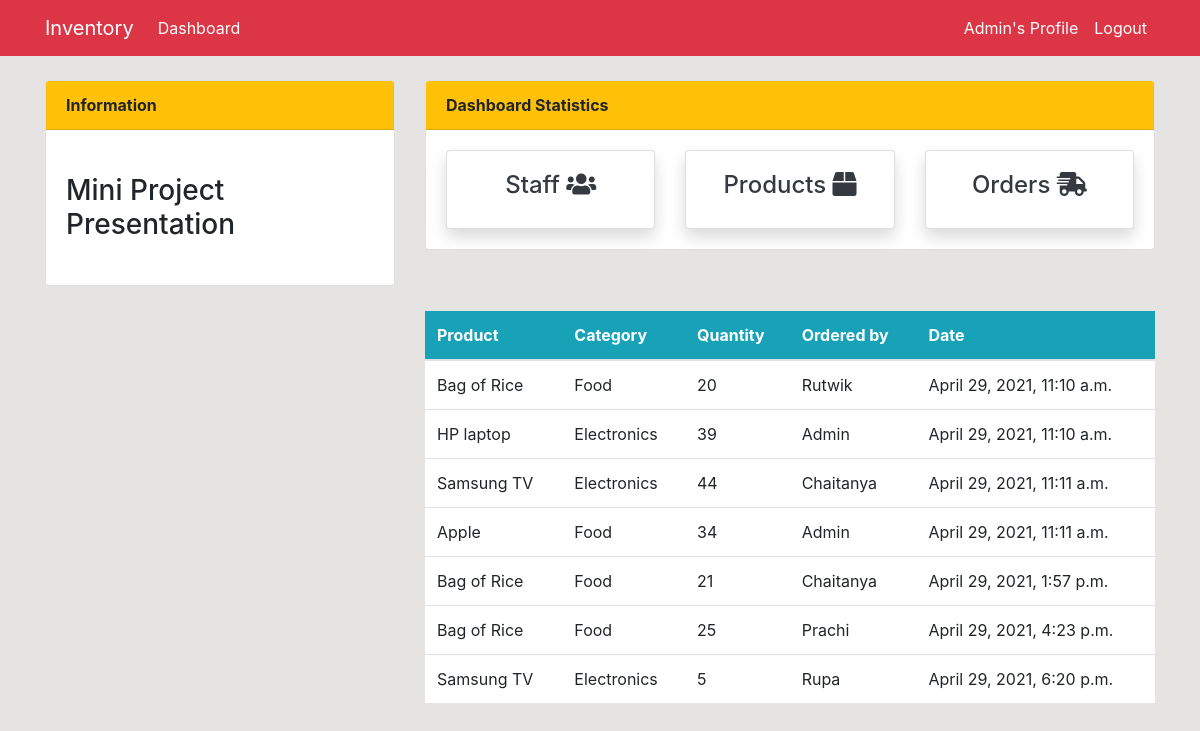
/order/ (signed in), run on the app's committed database.
### dashboard/models.py (models this page shows, shortened)
class Order(models.Model):
    product = models.ForeignKey(Product, on_delete=models.CASCADE, null=True)
    staff = models.ForeignKey(User, models.CASCADE, null=True)
    order_quantity = models.PositiveIntegerField(null=True)
    date = models.DateTimeField(auto_now_add=True)

class Product(models.Model):
    name = models.CharField(max_length=100, null=True)
    category = models.CharField(max_length=20, choices=CATEGORY, null=True)
    quantity = models.PositiveIntegerField(null=True)
    def __str__(self):
        return f'{self.name}'

### dashboard/views.py (the view)
# urls.py: path('order/', views.order, name='dashboard-order'),
@login_required(login_url='user-login')
def order(request):
    orders = Order.objects.all()
    context = {
        'orders': orders,
    }
    return render(request, 'dashboard/order.html', context)

### templates/dashboard/order.html (shortened to what this page needs)
{% extends 'partials/base.html' %}
{% block content %}
{% include 'partials/topnav.html' %}
<div class="row my-4">
    <div class="col-md-4"></div>
    <div class="col-md-8">
        <table class="table bg-white">
            <thead class="bg-info text-white">
                <tr>
                    <th scope="col">Product</th>
                    <th scope="col">Category</th>
                    <th scope="col">Quantity</th>
                    <th scope="col">Ordered by</th>
                    <th scope="col">Date</th>
                </tr>
            </thead>
            <tbody>
                {% for order in orders %}
                <tr>
                    <td>{{ order.product }}</td>
                    <td>{{ order.product.category }}</td>
                    <td>{{ order.order_quantity }}</td>
                    <td>{{ order.staff.username }}</td>
                    <td>{{ order.date }}</td>
                </tr>
                {% endfor %}
            </tbody>
        </table>
    </div>
</div>
{% endblock %}

### templates/partials/nav.html (shortened to what this page needs)
<nav class="navbar navbar-expand-sm navbar-info bg-danger">
    <div class="container">
        {% if user.is_authenticated %}
        <a class="navbar-brand text-white" href="{% url 'dashboard-index' %}">Inventory</a>
        <div class="collapse navbar-collapse" id="navbarSupportedContent">
            <ul class="navbar-nav mr-auto">
                <li class="nav-item active">
                    <a class="nav-link text-white" href="{% url 'dashboard-index' %}">Dashboard </a>
                </li>
            </ul>
            <ul class="navbar-nav ml-auto">
                <li class="nav-item active">
                    <a class="nav-link text-white" href="{% url 'user-profile' %}"> {{user.username}}'s Profile
                        <span class="sr-only">(current)</span></a>
                </li>
                <li class="nav-item">
                    <a class="nav-link text-white" href="{% url 'user-logout' %}">Logout</a>
                </li>
            </ul>
            {% endif %}
        </div>
    </div>
</nav>

### static/style.css (style rules this page uses)
body { background:rgb(230,227,227); }

### data on the page
Order: product "Bag of Rice", product.category "Food", order_quantity "20", staff.username "Rutwik", date "April 29, 2021, 11:10 a.m."
Order: product "HP laptop", product.category "Electronics", order_quantity "39", staff.username "Admin", date "April 29, 2021, 11:10 a.m."
Order: product "Samsung TV", product.category "Electronics", order_quantity "44", staff.username "Chaitanya", date "April 29, 2021, 11:11 a.m."
Order: product "Apple", product.category "Food", order_quantity "34", staff.username "Admin", date "April 29, 2021, 11:11 a.m."
Order: product "Bag of Rice", product.category "Food", order_quantity "21", staff.username "Chaitanya", date "April 29, 2021, 1:57 p.m."
Order: product "Bag of Rice", product.category "Food", order_quantity "25", staff.username "Prachi", date "April 29, 2021, 4:23 p.m."
Order: product "Samsung TV", product.category "Electronics", order_quantity "5", staff.username "Rupa", date "April 29, 2021, 6:20 p.m."

### other printed values
{{ user.username }} "Admin"
